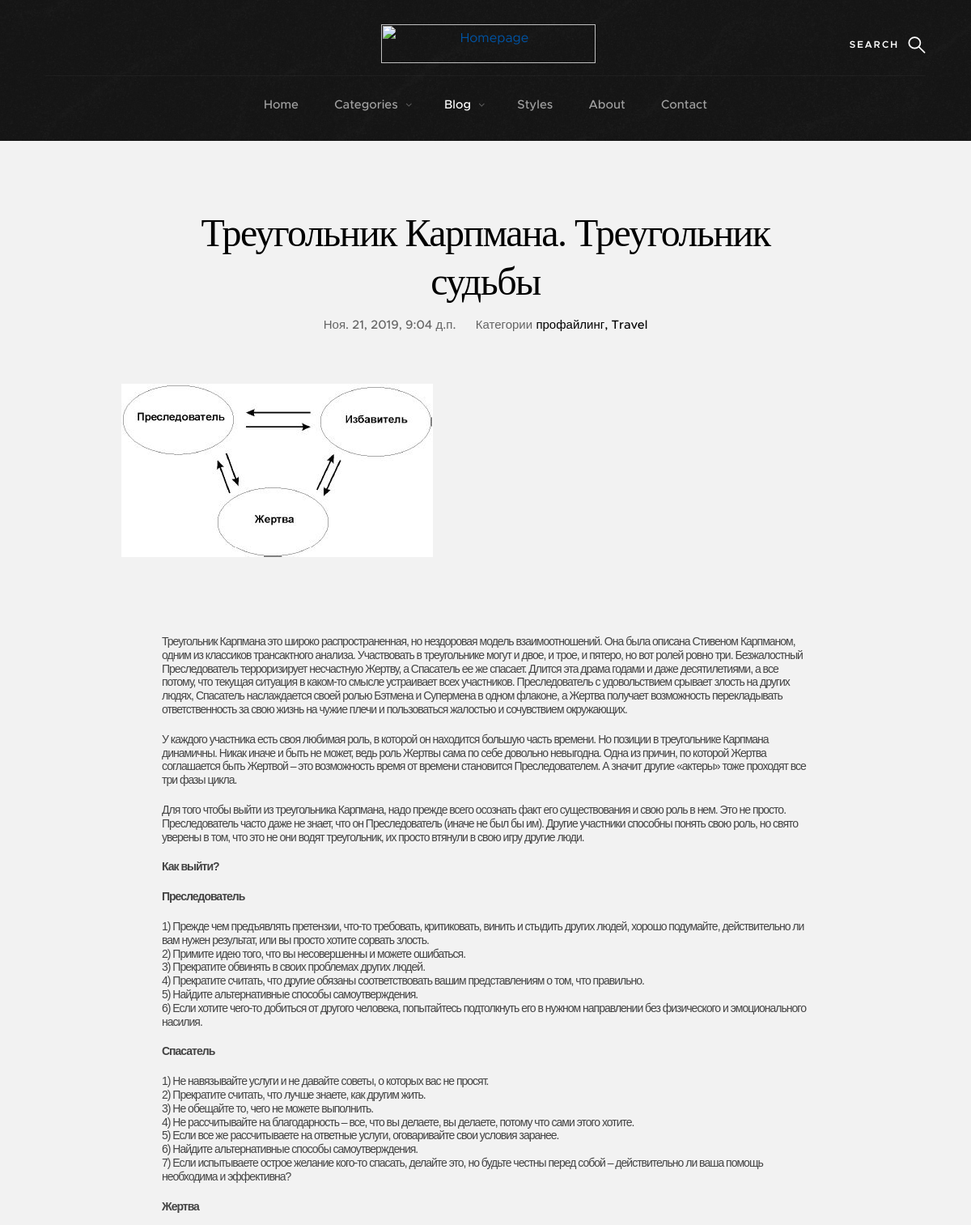
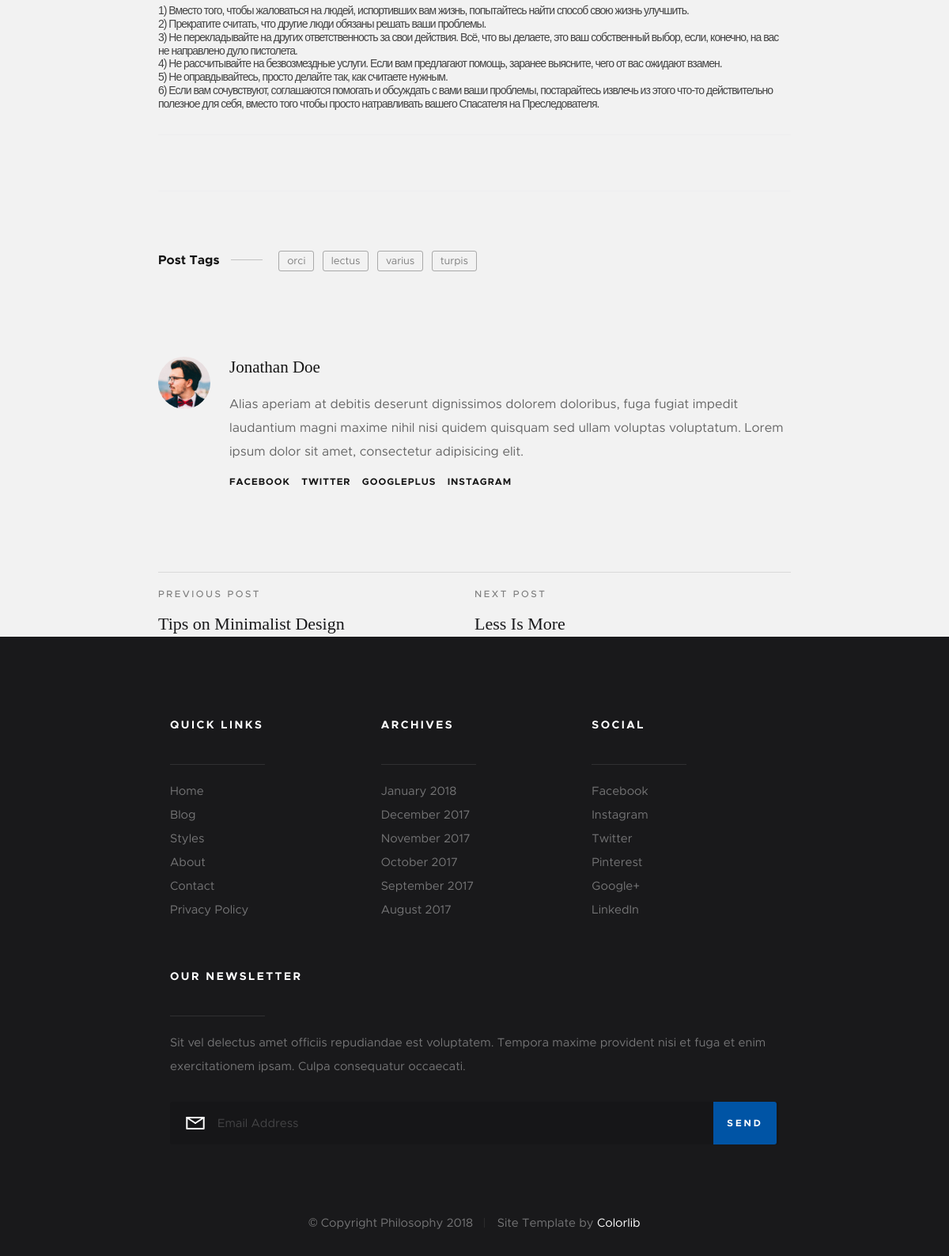
Page /blog/2019/11/21/treugolnik-karpmana-treugolnik-sudby/ on the committed database (2 pictures, top to bottom).
### Blog/models.py (models this page shows, shortened)
class Post (models.Model):
    STATUS_CHOICES = (('draft', 'Draft'), ('published', 'Published'))
    title = models.CharField(max_length=250, verbose_name='Название')
    category = models.ForeignKey(Category, verbose_name='Категория', on_delete=models.SET_NULL, null=True)
    slug = models.SlugField(max_length=250, unique_for_date='published')
    author = models.ForeignKey(User, on_delete=models.CASCADE, related_name='blog_posts')
    image = models.ImageField(upload_to= generate_filename, verbose_name='Изображение')
    body = models.TextField(verbose_name='Содержание')
    published = models.DateTimeField(default=timezone.now)
    created = models.DateTimeField(auto_now_add=True)
    update = models.DateTimeField(auto_now=True)
    likes = models.PositiveIntegerField(default=0, verbose_name='Лайки')
    dislikes = models.PositiveIntegerField(default=0, verbose_name='Дизлайки')
    status = models.CharField(max_length=10, choices=STATUS_CHOICES, default='draft')
    class Meta:
        ordering = ('-published',)

class Category(models.Model):
    title = models.CharField('Название', max_length=50)
    class Meta:
        verbose_name = 'Категория'
        verbose_name_plural = 'Категории'
    def __str__(self):
        return self.title

### Blog/views.py (the view)
# urls.py: path('<int:year>/<int:month>/<int:day>/<slug:post>/', views.post_detail, name='post_detail'),
def post_detail(request, year,month,day,post):
    post=get_object_or_404(
        Post, slug=post,
        status='published',
        published__year=year,
        published__month=month,
        published__day=day,
    )
    return render(request, 'Blog/post/single-standard.html', {'post': post})

### templates/Blog/post/single-standard.html (shortened to what this page needs)
{% load static %}
<head>
    <link rel="stylesheet" href="{% static 'css/base.css'%}">
    <link rel="stylesheet" href="{% static 'css/vendor.css'%}">
    <link rel="stylesheet" href="{% static 'css/main.css'%}">
</head>
<body id="top">
    <div class="s-pageheader">
        <header class="header">
            <div class="header__content row">
                <div class="header__logo">
                    <a class="logo" href="{% url 'blog:post_list' %}">
                        <img src="/media/qwer.png" alt="Homepage">
                    </a>
                </div>
                <ul class="header__social">
                    <li>
                        <a href="#0"><i class="fa fa-facebook" aria-hidden="true"></i></a>
                    </li>
                    <li>
                        <a href="#0"><i class="fa fa-twitter" aria-hidden="true"></i></a>
                    </li>
                    <li>
                        <a href="#0"><i class="fa fa-instagram" aria-hidden="true"></i></a>
                    </li>
                    <li>
                        <a href="#0"><i class="fa fa-pinterest" aria-hidden="true"></i></a>
                    </li>
                </ul>
                <a class="header__search-trigger" href="#0"></a>
                <nav class="header__nav-wrap">
                    <ul class="header__nav">
                        <li><a href="index.html" title="">Home</a></li>
                        <li class="has-children">
                            <a href="#0" title="">Categories</a>
                        </li>
                        <li class="has-children current">
                            <a href="#0" title="">Blog</a>
                        </li>
                        <li><a href="style-guide.html" title="">Styles</a></li>
                        <li><a href="about.html" title="">About</a></li>
                        <li><a href="contact.html" title="">Contact</a></li>
                    </ul>
                </nav>
            </div>
        </header>
    </div>
    <section class="s-content s-content--narrow s-content--no-padding-bottom">
        <article class="row format-standard">
            <div class="s-content__header col-full">
                <h1 class="s-content__header-title">
                    {{ post.title }}
                </h1>
                <ul class="s-content__header-meta">
                    <li class="date">{{ post.published }}</li>
                    <li class="cat">
                        Категории
                        <a href="#0">{{post.category}}</a>
                        <a href="#0">Travel</a>
                    </li>
                </ul>
            </div>
            <div class="s-content__media col-full">
                <div class="s-content__post-thumb">
                    <img src="{{post.image.url}}" >
                </div>
            </div>
            <div class="col-full s-content__main">
                <p class="lead">{{ post.body|safe }}</p>
                <p class="s-content__tags">
                    <span>Post Tags</span>
                    <span class="s-content__tag-list">
                        <a href="#0">orci</a>
                        <a href="#0">lectus</a>
                        <a href="#0">varius</a>
                        <a href="#0">turpis</a>
                    </span>
                </p>
                <div class="s-content__author">
                    <img src="images/avatars/user-03.jpg" alt="">
                    <div class="s-content__author-about">
                        <h4 class="s-content__author-name">
                            <a href="#0">Jonathan Doe</a>
                        </h4>
                        <p>Alias aperiam at debitis deserunt dignissimos dolorem doloribus, fuga fugiat impedit laudantium magni maxime nihil nisi quidem quisquam sed ullam voluptas voluptatum. Lorem ipsum dolor sit amet, consectetur adipisicing elit.
                        </p>
                        <ul class="s-content__author-social">
                           <li><a href="#0">Facebook</a></li>
                           <li><a href="#0">Twitter</a></li>
                           <li><a href="#0">GooglePlus</a></li>
                           <li><a href="#0">Instagram</a></li>
                        </ul>
                    </div>
                </div>
                <div class="s-content__pagenav">
                    <div class="s-content__nav">
                        <div class="s-content__prev">
                            <a href="#0" rel="prev">
                                <span>Previous Post</span>
                                Tips on Minimalist Design
                            </a>
                        </div>
                        <div class="s-content__next">
                            <a href="#0" rel="next">
                                <span>Next Post</span>
                                Less Is More
                            </a>
                        </div>
                    </div>
                </div>
            </div>
        </article>
    </section>
    <footer class="s-footer">
        <div class="s-footer__main">
            <div class="row">
                <div class="col-two md-four mob-full s-footer__sitelinks">
                    <h4>Quick Links</h4>
                    <ul class="s-footer__linklist">
                        <li><a href="#0">Home</a></li>
                        <li><a href="#0">Blog</a></li>
                        <li><a href="#0">Styles</a></li>
                        <li><a href="#0">About</a></li>
                        <li><a href="#0">Contact</a></li>
                        <li><a href="#0">Privacy Policy</a></li>
                    </ul>
                </div>
                <div class="col-two md-four mob-full s-footer__archives">
                    <h4>Archives</h4>
                    <ul class="s-footer__linklist">
                        <li><a href="#0">January 2018</a></li>
                        <li><a href="#0">December 2017</a></li>
                        <li><a href="#0">November 2017</a></li>
                        <li><a href="#0">October 2017</a></li>
                        <li><a href="#0">September 2017</a></li>
                        <li><a href="#0">August 2017</a></li>
                    </ul>
                </div>
                <div class="col-two md-four mob-full s-footer__social">
                    <h4>Social</h4>
                    <ul class="s-footer__linklist">
                        <li><a href="#0">Facebook</a></li>
                        <li><a href="#0">Instagram</a></li>
                        <li><a href="#0">Twitter</a></li>
                        <li><a href="#0">Pinterest</a></li>
                        <li><a href="#0">Google+</a></li>
                        <li><a href="#0">LinkedIn</a></li>
                    </ul>
                </div>
                <div class="col-five md-full end s-footer__subscribe">
                    <h4>Our Newsletter</h4>
                    <p>Sit vel delectus amet officiis repudiandae est voluptatem. Tempora maxime provident nisi et fuga et enim exercitationem ipsam. Culpa consequatur occaecati.</p>
                    <div class="subscribe-form">
                        <form id="mc-form" class="group" novalidate="true">
                            <input type="email" value="" name="EMAIL" class="email" id="mc-email" placeholder="Email Address" required="">
                            <input type="submit" name="subscribe" value="Send">
                        </form>
                    </div>
                </div>
            </div>
        </div>
        <div class="s-footer__bottom">
            <div class="row">
                <div class="col-full">
                    <div class="s-footer__copyright">
                        <span>© Copyright Philosophy 2018</span>
                        <span>Site Template by <a href="https://colorlib.com/">Colorlib</a></span>
                    </div>
                </div>
            </div>
        </div>
    </footer>
</body>
</html>

### static/css/base.css (style rules this page uses)
body { margin: 0; }
article, aside, footer, header, nav, section { display: block; }
h1 { font-size: 2em; margin: 0.67em 0; }
a { background-color: transparent; -webkit-text-decoration-skip: objects; }
img { border-style: none; }
button, input, optgroup, select, textarea { font-family: sans-serif; font-size: 100%; line-height: 1.15; margin: 0; }
button, input { overflow: visible; }
button, html [type="button"], [type="reset"], [type="submit"] { -webkit-appearance: button; }
*, *::before, *::after { box-sizing: inherit; }
body { font-weight: normal; line-height: 1; word-wrap: break-word; text-rendering: optimizeLegibility; -webkit-overflow-scrolling: touch; -webkit-text-size-adjust: none; }
body, input, button { -moz-osx-font-smoothing: grayscale; -webkit-font-smoothing: antialiased; }
img, video { max-width: 100%; height: auto; }
div, dl, dt, dd, ul, ol, li, h1, h2, h3, h4, h5, h6, pre, form, p, blockquote, th, td { margin: 0; padding: 0; }
h1, h2, h3, h4, h5, h6 { -webkit-font-smoothing: auto; -webkit-font-smoothing: antialiased; -webkit-font-variant-ligatures: common-ligatures; -moz-font-variant-ligatures: common-ligatures; font-variant-ligatures: common-ligatures; text-rendering: optimizeLegibility; }
em, i { font-style: italic; line-height: inherit; }
ol, ul { list-style: none; }
li { display: block; }
a { text-decoration: none; line-height: inherit; }
a img { border: none; }
input[type="email"], input[type="number"], input[type="search"], input[type="text"], input[type="tel"], input[type="url"], input[type="password"], textarea { -webkit-appearance: none; -moz-appearance: none; -ms-appearance: none; -o-appearance: none; appearance: none; }
.row { width: 94%; max-width: 1200px; margin: 0 auto; }
.row:after { content: ""; display: table; clear: both; }
[class*="col-"] { float: left; padding: 0 20px; }
[class*="col-"] + [class*="col-"].end { float: right; }
.col-two, .col-1-6 { width: 16.66667%; }
.col-five { width: 41.66667%; }
.col-twelve, .col-full { width: 100%; }
@media only screen and (max-width: 1200px) { [class*="col-"] { padding: 0 15px; } }
@media only screen and (max-width: 1200px) { .md-four, .md-1-3 { width: 33.33333%; } }
@media only screen and (max-width: 1200px) { .md-twelve, .md-full { width: 100%; } }
.group:after { content: ""; display: table; clear: both; }

### rows in the picture
Post: title "Треугольник Карпмана. Треугольник судьбы", published "Ноя. 21, 2019, 9:04 д.п.", category "профайлинг", image (picture), body "Треугольник Карпмана это широко распространенная, но нездоровая модель взаимоотношений. Она была описана Стивеном Карпманом, одним из классиков трансактного анализа. Участвовать в треугольнике могут и двое, и трое, и пятеро, но вот ролей ровно три. Безжалостный Преследователь терроризирует несчастную Жертву, а Спасатель ее же спасает. Длится эта драма годами и даже десятилетиями, а все потому, что текущая ситуация в каком-то смысле устраивает всех участников. Преследователь с удовольствием срывает злость на других людях, Спасатель наслаждается своей ролью Бэтмена и Супермена в одном флаконе, а Жертва получает возможность перекладывать ответственность за свою жизнь на чужие плечи и…"
